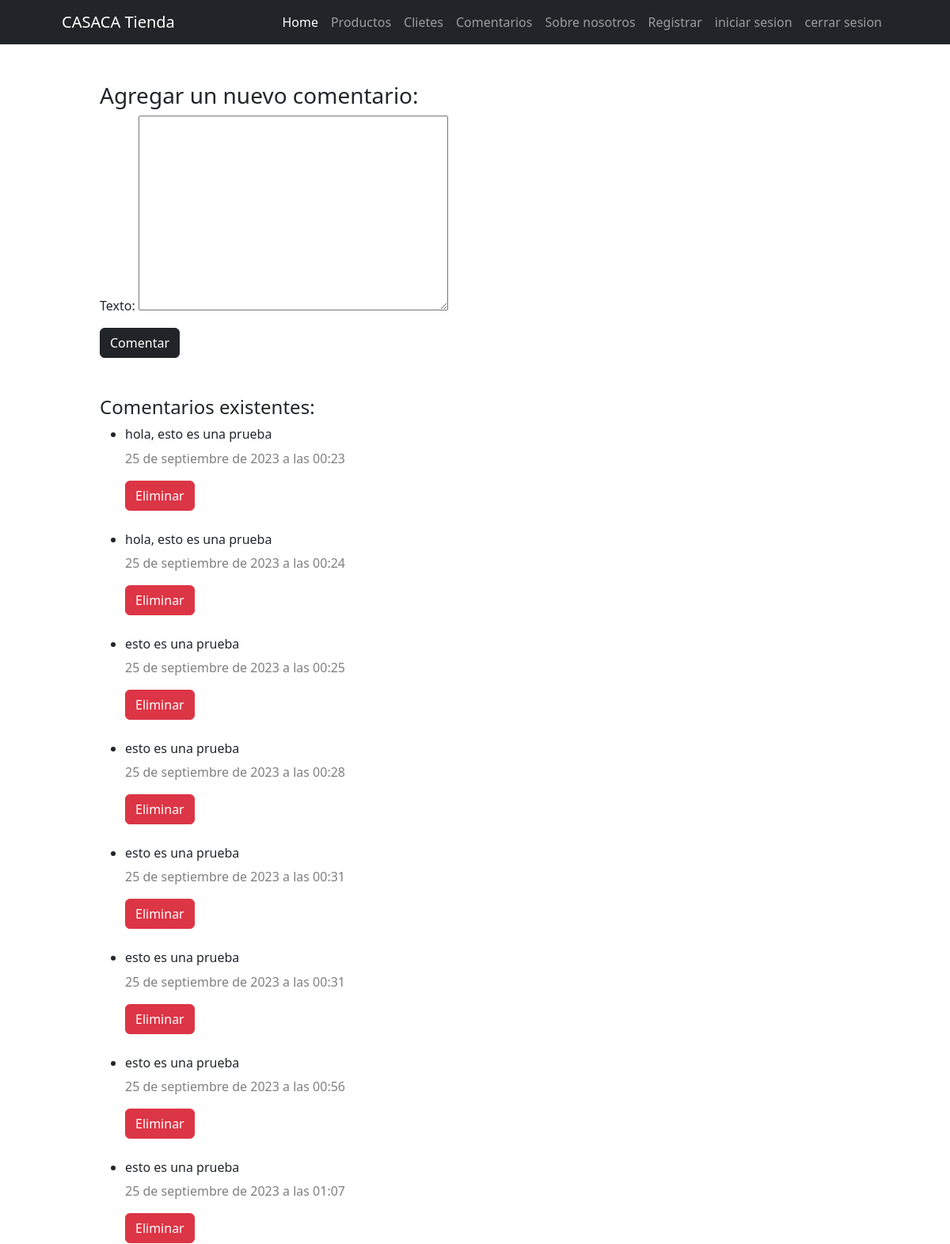
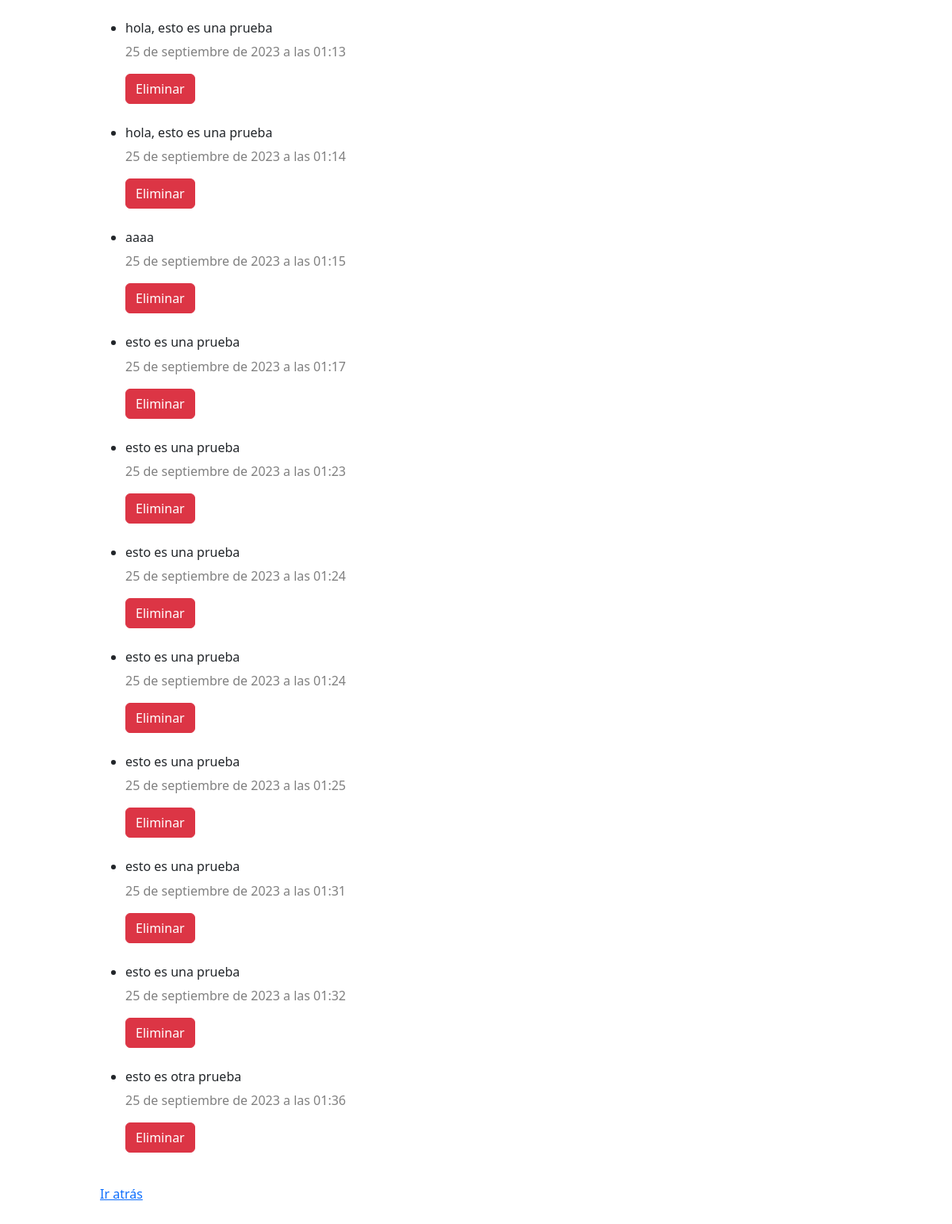
Page /comentario/ (signed in) on the earlier database version (2 pictures, top to bottom).
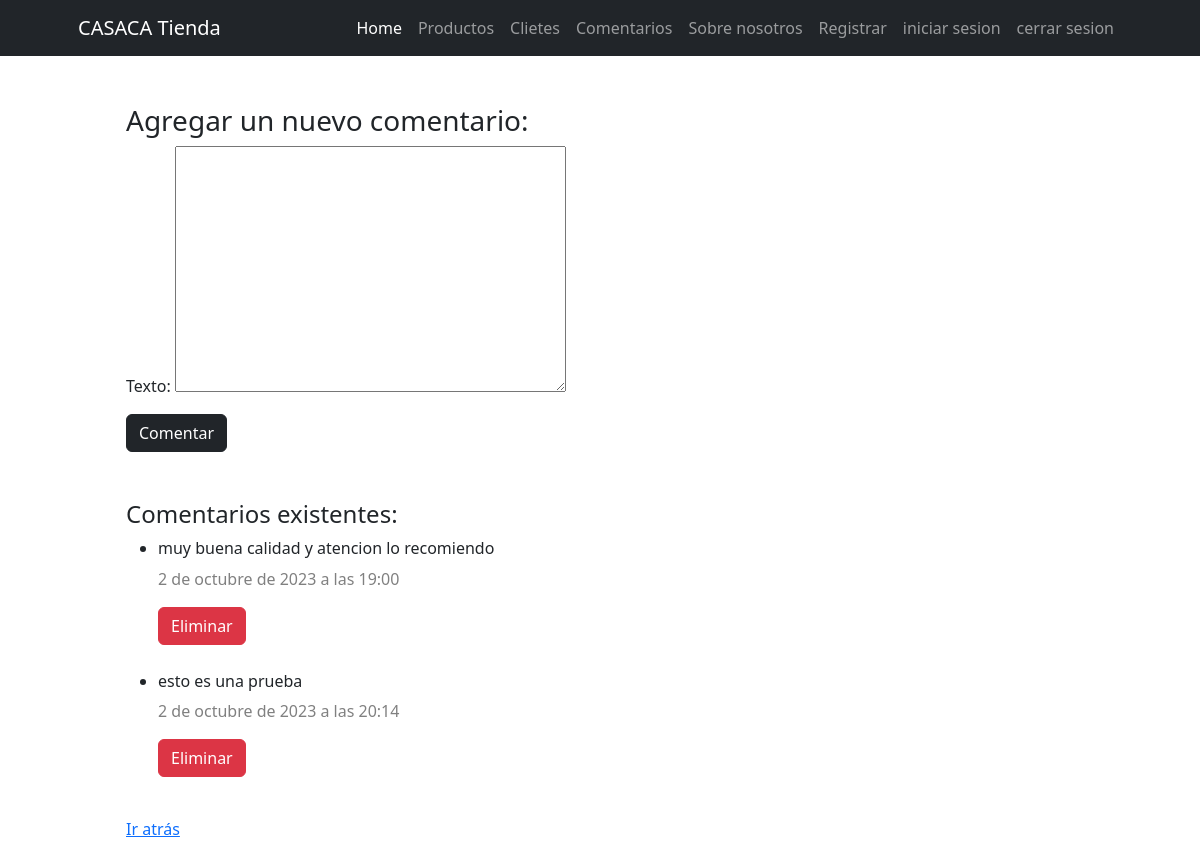
Same page on the later database version.
### comentario/models.py (models this page shows, shortened)
class Comentario(models.Model):
    id = models.AutoField(primary_key=True)
    texto = models.TextField()
    fecha_creacion = models.DateTimeField(auto_now_add=True)

### comentario/views.py (the view)
# urls.py: path("", views.index, name="index"),
@login_required
def index(request, ):
    if request.method == 'POST':
        form = ComentarioForm(request.POST)
        if form.is_valid():
            form.save()
            return redirect('comentario:exito_comentario')
    else:
        form = ComentarioForm()
    comentarios = Comentario.objects.all()
    if request.method == 'POST':
        comentario_id = request.POST.get('eliminar_comentario')
        if comentario_id:
            comentario = Comentario.objects.get(id=comentario_id)
            comentario.delete()
            return redirect('comentario:index')
    return render(request, 'comentario/index.html', {'form': form, 'comentarios': comentarios})

### comentario/forms.py
class ComentarioForm(forms.ModelForm):
    class Meta:
        model = Comentario
        fields = ['texto',]

### comentario/templates/comentario/index.html (shortened to what this page needs)
{% extends 'home/base.html' %}
{% block content %}
    <h3>Agregar un nuevo comentario:</h3>
    <form action="" method="post">
        {{ form.as_p }}
        <button type="submit" class="btn btn-dark">Comentar</button>
    </form>
        <BR>
        <h4>Comentarios existentes:</h4>
        <ul>
            {% for comentario in comentarios %}
                <li>
                    <h6>{{ comentario.texto }}</h6>
                    <p style="color: grey;">{{comentario.fecha_creacion}}</p>
                    <form method="post">
                        <button type="submit" class="btn btn-danger">Eliminar</button>
                    </form>
                    <br>
                </li>
            {% endfor %}
        </ul>
    <p><a href="{% url 'home:index' %}">Ir atrás</a></p>
{% endblock content %}

### home/templates/home/base.html (shortened to what this page needs)
{% load static %}
<!DOCTYPE html>
<html lang="es">
    <head>
        <link href="{% static 'home/css/styles.css' %}" rel="stylesheet" />
    </head>
    <body>
       <nav>
         {% include 'home/navbar.html' %}
        </nav>
        <div class="container px-4 px-lg-5">
            <div class="mb-lg-5 m-5">
                {% block content %}
                {% endblock content %}
            </div>
        </div>
    </body>
</html>

### home/templates/home/navbar.html (shortened to what this page needs)
 <nav class="navbar navbar-expand-lg navbar-dark bg-dark">
    <div class="container px-5">
        <a class="navbar-brand" href="#!">CASACA Tienda</a>
        <div class="collapse navbar-collapse" id="navbarSupportedContent">
            <ul class="navbar-nav ms-auto mb-2 mb-lg-0">
                <li class="nav-item"><a class="nav-link active" aria-current="page" href="{% url 'home:index' %}">Home</a></li>
                <li class="nav-item"><a class="nav-link" href="{% url 'producto:producto_list' %}">Productos</a></li>
                <li class="nav-item"><a class="nav-link" href="{% url 'cliente:index' %}">Clietes</a></li>
                <li class="nav-item"><a class="nav-link" href="{% url 'comentario:index' %}">Comentarios</a></li>
                <li class="nav-item"><a class="nav-link" href="{% url 'home:about' %}">Sobre nosotros</a></li>
                <li class="nav-item"><a class="nav-link" href="{% url 'home:registro' %}">Registrar</a></li>
                <li class="nav-item"><a class="nav-link" href="{% url 'home:login' %}">iniciar sesion</a></li>
                <li class="nav-item"><a class="nav-link" href="{% url 'home:logout' %}">cerrar sesion</a></li>
            </ul>
        </div>
    </div>
</nav>

Differences in the rows shown:
removed Comentario: texto "hola, esto es una prueba", fecha_creacion "25 de septiembre de 2023 a las 00:23"
removed Comentario: texto "hola, esto es una prueba", fecha_creacion "25 de septiembre de 2023 a las 00:24"
removed Comentario: texto "esto es una prueba", fecha_creacion "25 de septiembre de 2023 a las 00:25"
removed Comentario: texto "esto es una prueba", fecha_creacion "25 de septiembre de 2023 a las 00:28"
removed Comentario: texto "esto es una prueba", fecha_creacion "25 de septiembre de 2023 a las 00:31"
removed Comentario: texto "esto es una prueba", fecha_creacion "25 de septiembre de 2023 a las 00:31"
removed Comentario: texto "esto es una prueba", fecha_creacion "25 de septiembre de 2023 a las 00:56"
removed Comentario: texto "esto es una prueba", fecha_creacion "25 de septiembre de 2023 a las 01:07"
removed Comentario: texto "hola, esto es una prueba", fecha_creacion "25 de septiembre de 2023 a las 01:13"
removed Comentario: texto "hola, esto es una prueba", fecha_creacion "25 de septiembre de 2023 a las 01:14"
removed Comentario: texto "aaaa", fecha_creacion "25 de septiembre de 2023 a las 01:15"
removed Comentario: texto "esto es una prueba", fecha_creacion "25 de septiembre de 2023 a las 01:17"
removed Comentario: texto "esto es una prueba", fecha_creacion "25 de septiembre de 2023 a las 01:23"
removed Comentario: texto "esto es una prueba", fecha_creacion "25 de septiembre de 2023 a las 01:24"
removed Comentario: texto "esto es una prueba", fecha_creacion "25 de septiembre de 2023 a las 01:24"
removed Comentario: texto "esto es una prueba", fecha_creacion "25 de septiembre de 2023 a las 01:25"
removed Comentario: texto "esto es una prueba", fecha_creacion "25 de septiembre de 2023 a las 01:31"
removed Comentario: texto "esto es una prueba", fecha_creacion "25 de septiembre de 2023 a las 01:32"
removed Comentario: texto "esto es otra prueba", fecha_creacion "25 de septiembre de 2023 a las 01:36"
added Comentario: texto "muy buena calidad y atencion lo recomiendo", fecha_creacion "2 de octubre de 2023 a las 19:00"
added Comentario: texto "esto es una prueba", fecha_creacion "2 de octubre de 2023 a las 20:14"
